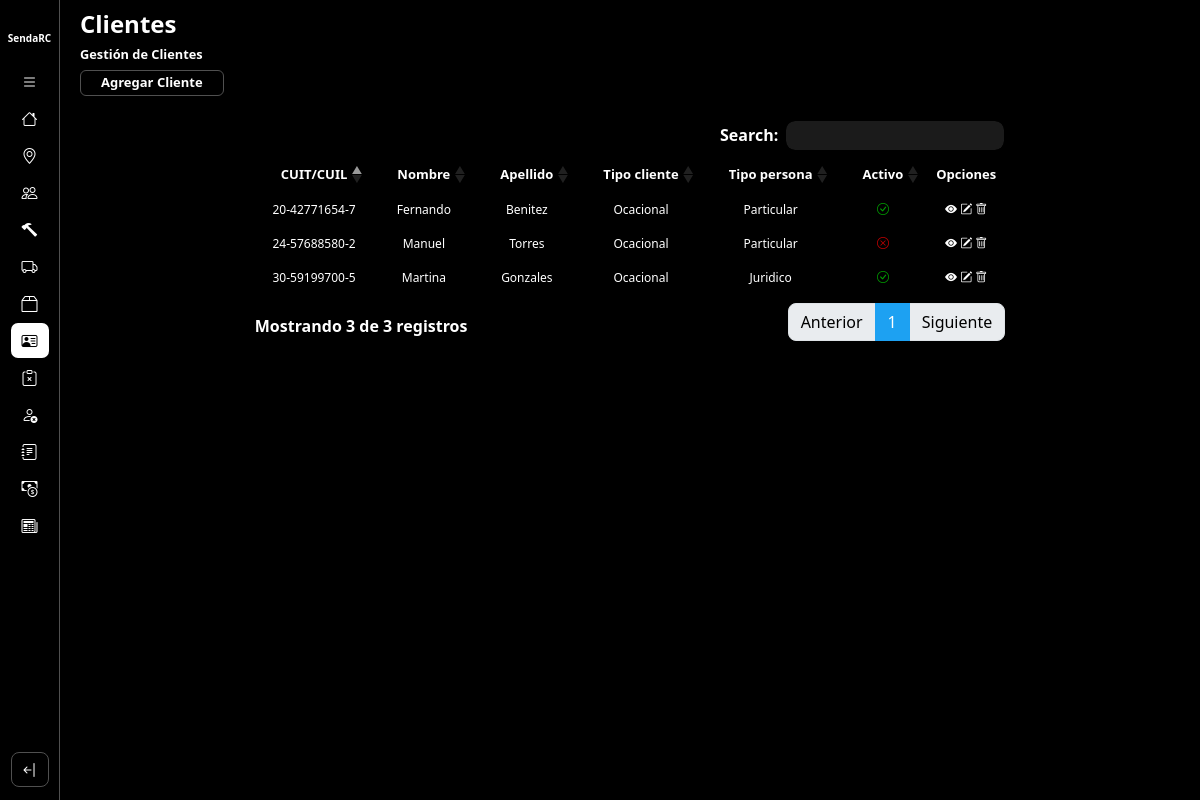
Before: /gestionClientes/ with the older database file.
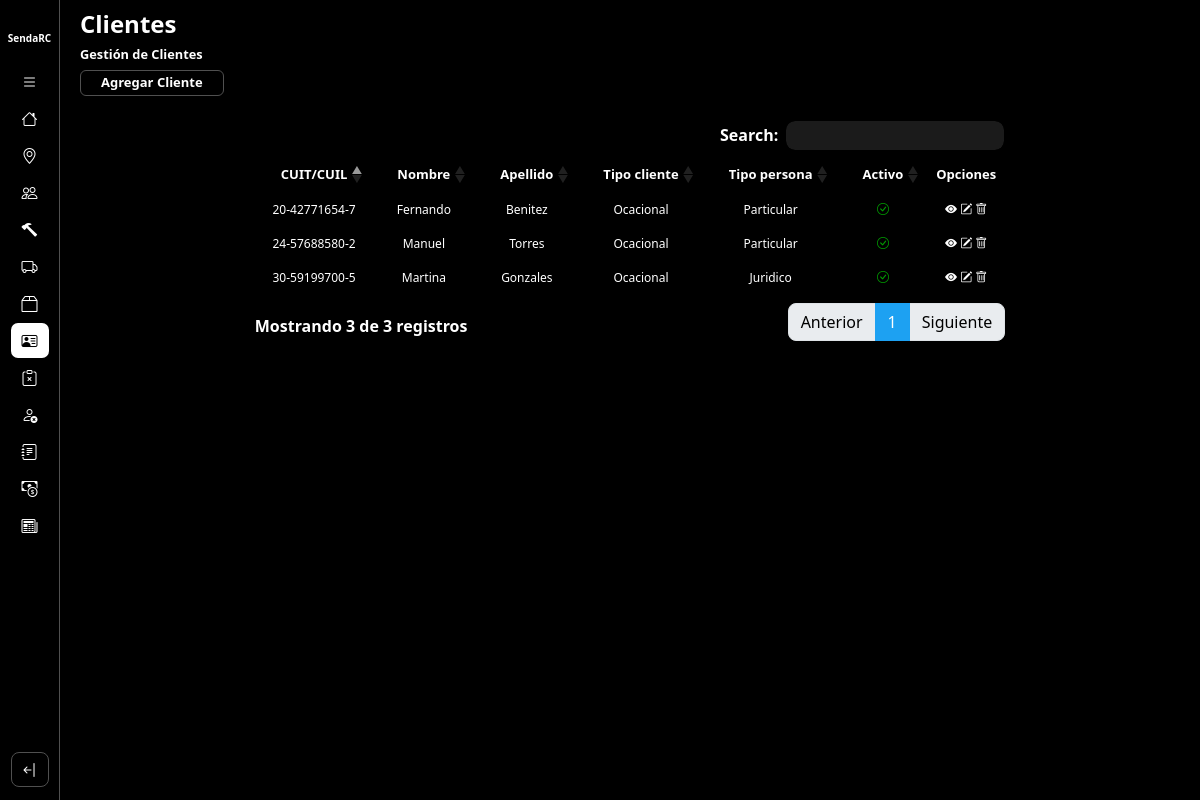
After: the same page with the newer database file.
### core/models.py (models this page shows)
class Cliente(models.Model):
    TIPO = {
        (1, 'Ocacional'),
        (2, 'Habitual'),
    }
    TIPOPERSONA = {
        (1, 'Particular'),
        (2, 'Juridico')
    }
    nombre = models.CharField(max_length=50)
    apellido = models.CharField(max_length=50)
    direccion = models.CharField(max_length=50)
    tipo = models.PositiveIntegerField(choices=TIPO, default=1)
    tipoPersona = models.PositiveIntegerField(choices=TIPOPERSONA)
    cuil = models.CharField(unique=True,max_length=13)
    telefono =models.CharField(max_length=10)
    email = models.EmailField(max_length=254)
    localidad = models.ForeignKey(Localidad, on_delete=models.DO_NOTHING)
    activo = models.BooleanField(default=True)
    def getTipo(self):
        return dict(self.TIPO)[self.tipo]
    def getTipoPersona(self):
        return dict(self.TIPOPERSONA)[self.tipoPersona]

### core/views.py (the view)
# urls.py: path('gestionClientes/', gestionClientes.as_view(), name = 'gestionClientes'),
class gestionClientes(ListView):
    model = Cliente
    template_name = 'cliente/gestionClientes.html'
    context_object_name = 'clientes'

### core/templates/cliente/gestionClientes.html (shortened to what this page needs)
{% extends 'layouts/baseGestion.html' %}
{% load static %}
{% block extracss %}{{block.super}}
<link href="{% static 'css/baseGestion.css' %}" rel="stylesheet" />
{% endblock %}
{% block title%}
    <h1>Clientes</h1>
    <h2>Gestión de Clientes</h2>
    <a href="{% url 'altaCliente' %}" class="btn-agregarEntidad">Agregar Cliente</a>
{% endblock %}
{% block listado%}
<table class="table table-striped table-dark">
    <thead>
        <tr>
            <th scope="col">CUIT/CUIL</th>
            <th scope="col">Nombre</th>
            <th scope="col">Apellido</th>
            <th scope="col">Tipo cliente</th>
            <th scope="col">Tipo persona</th>
            <th scope="col">Activo</th>
            <th scope="col">Opciones</th>
        </tr>
    </thead>
    <tbody>
        {% for cliente in clientes %}
            <tr class="fila-tabla">
                <td scope="row">{{ cliente.cuil }}</td>
                <td scope="row">{{ cliente.nombre }}</td>
                <td scope="row">{{ cliente.apellido }}</td>
                <td scope="row">{{ cliente.getTipo }}</td>
                <td scope="row">{{ cliente.getTipoPersona }}</td>
                {% if cliente.activo %}
                    <td scope="row"><i class="bi bi-check-circle"></i></td>
                {% else %}
                    <td scope="row"><i class="bi bi-x-circle"></i></td>
                {% endif %}
                <td scope="row">
                    <button href="{% url 'detalleCliente' cliente.pk %}" class="opcion" type="button"
                        data-url="/gestionClientes/{{cliente.pk}}"
                        data-bs-toggle="offcanvas"
                        data-bs-target="#offcanvasExample"
                        aria-controls="offcanvasExample"><i class="bi bi-eye-fill"></i></button>
                    <a href="{% url 'modificarCliente' cliente.pk %}" class="opcion"><i class="bi bi-pencil-square"></i></i></a>
                    <button href="#" class="opcion"><i class="bi bi-trash"></i></button>
                </td>
            </tr>
        {% endfor %}
    </tbody>
</table>
{% endblock %}

Changed rows visible on the page:
changed Cliente "Manuel": activo False → True (drawn)
